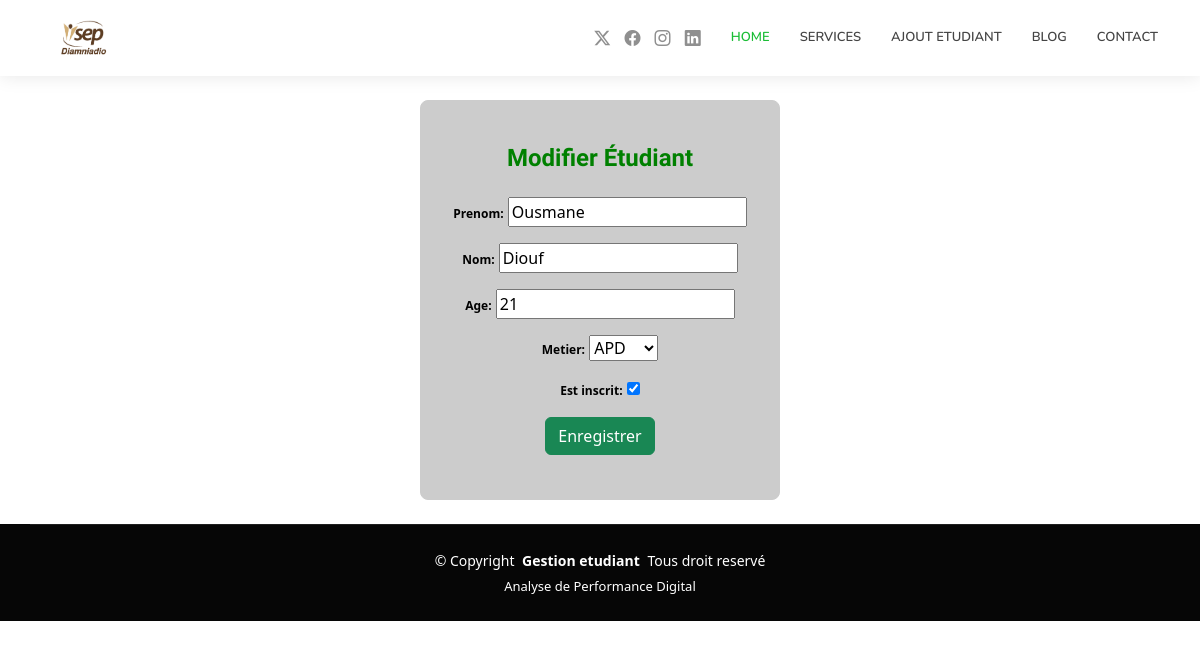
Page /modifier/7 on the committed database.
### etudiant/models.py (models this page shows, shortened)
class Etudiant(models.Model):
    METIER=[('APD','APD'),('DFE','DFE'),('FCA','FCA')]
    nom= models.CharField(max_length=20)
    prenom=models.CharField(max_length=20)
    age=models.PositiveIntegerField()
    metier=models.CharField(max_length=20, choices=METIER)
    est_inscrit=models.BooleanField()
    create_at =models.DateTimeField(auto_now_add=True)

### etudiant/views.py (the view)
# urls.py: path('modifier/<int:id>', modifier_etudiant, name='modifier'),
def modifier_etudiant(request,id):
    etudiant=Etudiant.objects.get(id=id)
    if request.method == "POST":
        form = AjoutForm(request.POST, instance=etudiant)
        if form.is_valid():
            form.save()
            return redirect('index')  # Remplace par ta vue de redirection
    else:
        form = AjoutForm(instance=etudiant)
    return render(request, 'etudiant/modifier_etudiant.html', {'form': form})

### etudiant/forms.py
class AjoutForm(forms.ModelForm):
    class Meta:
        model = Etudiant
        fields =['prenom','nom','age','metier','est_inscrit']
        widget={
           'nom': forms.TextInput(
               attrs={'class': 'form-control', 'placeholder': 'Entrez votre nom'}
               ),
            'prenom': forms.TextInput(
                attrs={'class': 'form-control', 'placeholder': 'Entrez votre prénom'}
                ),
            'age': forms.NumberInput(
                attrs={'class': 'form-control', 'placeholder': 'Entrez votre âge'}
                ),
            'metier': forms.Select(
                attrs={'class': 'form-control'}
                ),  # Assurez-vous que le modèle a bien le champ choices
            'est_inscrit': forms.CheckboxInput(
                attrs={'class': 'form-check-input'}
                ),
        }

### etudiant/templates/etudiant/modifier_etudiant.html (shortened to what this page needs)
{% extends 'etudiant/base.html' %}
{% load static %}
{% block content %}
<!DOCTYPE html>
<html lang="fr">
<head>
    <link rel="stylesheet" href="https://cdn.jsdelivr.net/npm/bootstrap@5.3.0/dist/css/bootstrap.min.css">
</head>
<body>
    <div class="container text-center">
        <form method="post" class="form container text-center">
            <h2 class="mb-4">Modifier Étudiant</h2>
            {{ form.as_p }}
            <button type="submit" class="btn btn-success  text-center">Enregistrer</button>
        </form>
    </div>
</html>
{% endblock %}

### static/css/main.css (style rules this page uses)
:root { --default-font: "Roboto", system-ui, -apple-system, "Segoe UI", Roboto, "Helvetica Neue", Arial, "Noto Sans", "Liberation Sans", sans-serif, "Apple Color Emoji", "Segoe UI Emoji", "Segoe UI Symbol", "Noto Color Emoji"; --heading-font: "Raleway", sans-serif; --nav-font: "Nunito", sans-serif; }
:root { --background-color: #ffffff; --default-color: #444444; --heading-color: #111111; --accent-color: #1bbd36; --surface-color: #ffffff; --contrast-color: #ffffff; }
:root { --nav-color: #444444; --nav-hover-color: #1bbd36; --nav-mobile-background-color: #ffffff; --nav-dropdown-background-color: #ffffff; --nav-dropdown-color: #444444; --nav-dropdown-hover-color: #1bbd36; }
:root { scroll-behavior: smooth; }
body { color: var(--default-color); background-color: var(--background-color); font-family: var(--default-font); }
h1, h2, h3, h4, h5, h6 { color: var(--heading-color); font-family: var(--heading-font); }

### etudiant/templates/etudiant/modifier_etudiant.html (style rules this page uses)
.form { align-items: center; display: flex; justify-content: center; flex-direction: column; margin-bottom: 20px; border: 1px solid #ccc; background-color: #ccc; padding: 10px; border-radius: 8px; width: 360px; height: 400px; }
.form label { color: black; font-size: 12px; font-weight: bold; }
h2 { font-size: 24px; margin-bottom: 8px; font-weight: 600; color: green; }

### rows in the picture
Etudiant: prenom "Ousmane", nom "Diouf", age "21", metier "APD", est_inscrit "☑"
